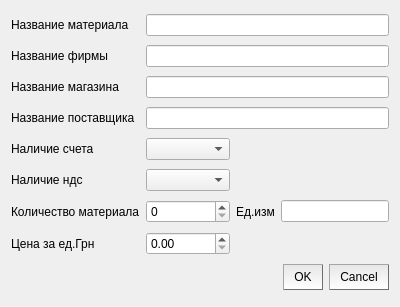
<?xml version="1.0" encoding="UTF-8"?>
<ui version="4.0">
 <class>Dialog</class>
 <widget class="QDialog" name="Dialog">
  <property name="geometry">
   <rect>
    <x>0</x>
    <y>0</y>
    <width>400</width>
    <height>307</height>
   </rect>
  </property>
  <property name="windowTitle">
   <string>Добавления материала</string>
  </property>
  <layout class="QGridLayout" name="gridLayout">
   <item row="0" column="0">
    <widget class="QLabel" name="label">
     <property name="text">
      <string>Название материала</string>
     </property>
    </widget>
   </item>
   <item row="0" column="1" colspan="3">
    <widget class="QLineEdit" name="lineEdit"/>
   </item>
   <item row="1" column="0">
    <widget class="QLabel" name="label_2">
     <property name="text">
      <string>Название фирмы</string>
     </property>
    </widget>
   </item>
   <item row="1" column="1" colspan="3">
    <widget class="QLineEdit" name="lineEdit_2"/>
   </item>
   <item row="2" column="0">
    <widget class="QLabel" name="label_3">
     <property name="text">
      <string>Название магазина</string>
     </property>
    </widget>
   </item>
   <item row="2" column="1" colspan="3">
    <widget class="QLineEdit" name="lineEdit_3"/>
   </item>
   <item row="3" column="0">
    <widget class="QLabel" name="label_4">
     <property name="text">
      <string>Название поставщика</string>
     </property>
    </widget>
   </item>
   <item row="3" column="1" colspan="3">
    <widget class="QLineEdit" name="lineEdit_4"/>
   </item>
   <item row="4" column="0">
    <widget class="QLabel" name="label_5">
     <property name="text">
      <string>Наличие счета</string>
     </property>
    </widget>
   </item>
   <item row="4" column="1">
    <widget class="QComboBox" name="comboBox"/>
   </item>
   <item row="5" column="0">
    <widget class="QLabel" name="label_6">
     <property name="text">
      <string>Наличие ндс</string>
     </property>
    </widget>
   </item>
   <item row="5" column="1">
    <widget class="QComboBox" name="comboBox_2"/>
   </item>
   <item row="6" column="0">
    <widget class="QLabel" name="label_7">
     <property name="text">
      <string>Количество материала</string>
     </property>
    </widget>
   </item>
   <item row="6" column="1">
    <widget class="QSpinBox" name="spinBox">
     <property name="maximum">
      <number>999999</number>
     </property>
    </widget>
   </item>
   <item row="6" column="2">
    <widget class="QLabel" name="label_9">
     <property name="text">
      <string>Ед.изм</string>
     </property>
    </widget>
   </item>
   <item row="6" column="3">
    <widget class="QLineEdit" name="lineEdit_5"/>
   </item>
   <item row="7" column="0">
    <widget class="QLabel" name="label_8">
     <property name="text">
      <string>Цена за ед.Грн</string>
     </property>
    </widget>
   </item>
   <item row="7" column="1">
    <widget class="QDoubleSpinBox" name="doubleSpinBox">
     <property name="maximum">
      <double>9999999.990000000223517</double>
     </property>
    </widget>
   </item>
   <item row="8" column="1" colspan="3">
    <widget class="QDialogButtonBox" name="buttonBox">
     <property name="styleSheet">
      <string notr="true">QPushButton {
	padding-top: 5px;
	padding-bottom: 5px;
	padding-left: 10px;
	padding-right: 10px;
    background-color:  qlineargradient(spread:pad, x1:1, y1:0, x2:1, y2:1, stop:0 rgba(230, 230, 230, 255), stop:1 rgba(255, 255, 255, 255));
    border-style: outset;

    border-width: 1px;
    border-color: rgb(110, 110, 110);
}

QPushButton:hover {
    background-color:rgb(220,220,220);
 }

QPushButton:pressed {
    background-color:rgb(200,200,200);
 }</string>
     </property>
     <property name="standardButtons">
      <set>QDialogButtonBox::Cancel|QDialogButtonBox::Ok</set>
     </property>
    </widget>
   </item>
  </layout>
 </widget>
 <resources/>
 <connections/>
</ui>
